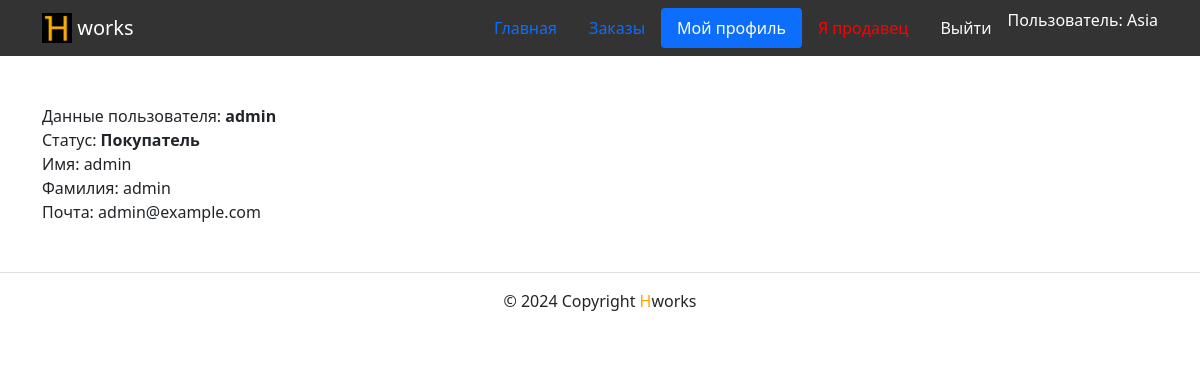
/profile/admin/ (signed in), run on an earlier commit of the app's database.
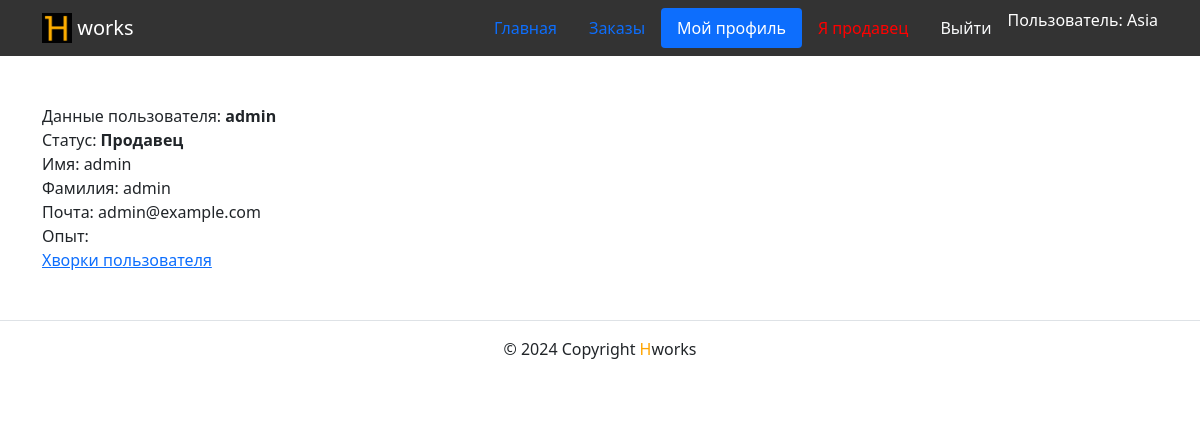
And on a later commit of the database.
### users/models.py (models this page shows)
class HworksUser(AbstractUser):
    exp = models.TextField(
        'Ваш опыт работы',
        blank=True, null=True,
        help_text='Расскажите о вашем опыте рабрты'
    )
    is_freelancer = models.BooleanField(
        'Я продавец',
        default=False,
        help_text='Если вы покупатель, оставьте это поле пустым'
    )

### hworks/views.py (the view)
# urls.py: path('profile/<str:username>/', views.profile_view, name='profile'),
@login_required
def profile_view(request, username):
    user = get_object_or_404(User, username=username)
    context = {'user_profile': user}
    template_name = 'hworks/profile.html'
    return render(request, template_name, context)

### templates/hworks/profile.html (shortened to what this page needs)
{% extends 'base.html' %}
{% block content %}
<div class="container py-5">
    Данные пользователя: <b>{{ user_profile.username }}</b><br/>
    Статус:
    <b>
        {% if user_profile.is_freelancer %}
            Продавец
        {% else %}
            Покупатель
        {% endif %}
    </b><br/>
    Имя: {{ user_profile.first_name }}<br/>
    Фамилия: {{ user_profile.last_name }}<br/>
    Почта: {{ user_profile.email }}<br/>
    {% if user_profile.is_freelancer %}
        Опыт: {{ user.exp }}<br/>
    {% endif %}
    {% if user_profile.is_freelancer %}
    <a href="{% url 'hworks:hwork_user_list' user_profile.username %}">Хворки пользователя</a><br/>
    {% endif %}
</div>
{% endblock %}

### templates/base.html (shortened to what this page needs)
{% load static %}
<!DOCTYPE html>
<html lang="ru">
  <head>
    <link rel="stylesheet" href="{% static 'css/bootstrap.min.css' %}">
  </head>
  <body>
    <header>
      {% include 'includes/header.html' %}
    </header>
    <main>
      {% block content %}
      {% endblock %}
    </main>
    <footer class="border-top text-center py-3">
        {% include 'includes/footer.html' %}
    </footer>
  </body>
</html>

### templates/includes/header.html (shortened to what this page needs)
{% load static %}
<nav class="navbar navbar-light" style="background-color: #333333">
    <div class="container">
    <a class="navbar-brand" href="{% url 'hworks:index' %}">
        <img src="{% static 'img/logo.png' %}" width="30" height="30" class="d-inline-block align-top" alt="">
        <span style="color:white">works</span>
    </a>
    <ul class="nav nav-pills">
      <li class="nav-item">
        <a class="nav-link {% if request.resolver_match.view_name  == 'hworks:index' %} active {% endif %}" href="{% url 'hworks:index' %}">Главная</a>
    </li>
    {% if user.is_authenticated %}
    <li class="nav-item">
      <a class="nav-link {% if request.resolver_match.view_name  == 'hworks:orders_list' %} active {% endif %}" href="{% url 'hworks:orders_list' %}">Заказы</a>
    </li>
    <li class="nav-item">
      <a class="nav-link {% if request.resolver_match.view_name  == 'hworks:profile' %} active {% endif %}" href="{% url 'hworks:profile' user.username %}">Мой профиль</a>
    </li>
    <li class="nav-item">
      <a class="nav-link link-light {% if request.resolver_match.view_name  == 'users:change_status' %} active {% endif %}" onclick="document.getElementById('change_status_form').submit();">
        <span style="color: red">
          {% if user.is_freelancer %}
          Я покупатель
          {% else %}
          Я продавец
          {% endif %}
        </span>
      </a>
    </li>
    <li class="nav-item">
      <a class="nav-link link-light {% if request.resolver_match.view_name  == 'users:logout' %} active {% endif %}" onclick="document.getElementById('logout_form').submit();">Выйти</a>
    </li>
    <li>
      <span style="color: white">Пользователь: {{ user.username }}</span>
    </li>
    {% endif %}
  </ul>
  </div>
</nav>

### templates/includes/footer.html
<p>© 2024 Copyright <span style="color:orange">H</span>works</p>

What changed in the data, as far as the page shows it:
changed HworksUser "admin": is_freelancer False → True (drawn)
Also different on the page:
text no longer shown: "Покупатель"
text now shown: "Продавец Опыт: Хворки пользователя"
